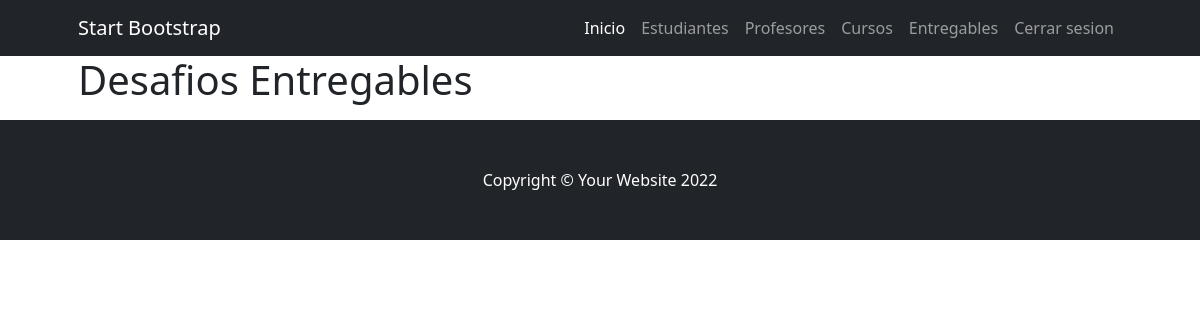
Before: /coder/entregables/ (signed in) with the older database file.
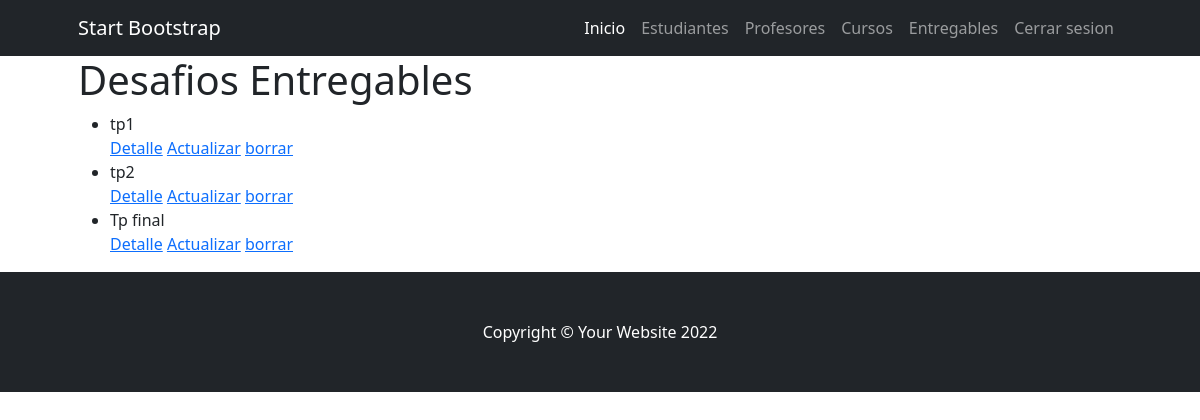
After: the same page with the newer database file.
### appcoder/models.py (models this page shows, shortened)
class Entregable(models.Model):
    nombre = models.CharField(max_length=100)
    fechaDeEntrega = models.DateField()
    entregado = models.BooleanField()

### appcoder/views.py (the view)
# urls.py: path('entregables/',EntregablesList.as_view(),name='coder-entregables'),
class EntregablesList(LoginRequiredMixin,ListView):
    model = Entregable
    template_name = 'appcoder/list_entregable.html'

### appcoder/templates/appcoder/list_entregable.html
{% extends 'appcoder/base.html' %}
{% block contenido %}
<h1>Desafios Entregables</h1>
<ul>
    {% for entregable in object_list %}
    <li>{{entregable.nombre}}</li> <a href="{% url 'coder-entregables-detail' entregable.id %}">Detalle</a>
    <a href="{% url 'coder-entregables-update' entregable.id %}">Actualizar</a>
    <a href="{% url 'coder-entregables-delete' entregable.id %}">borrar</a>
    {% endfor %}
</ul>
{% endblock contenido %}

Changed rows visible on the page:
added Entregable: nombre "tp1"
added Entregable: nombre "tp2"
added Entregable: nombre "Tp final"
